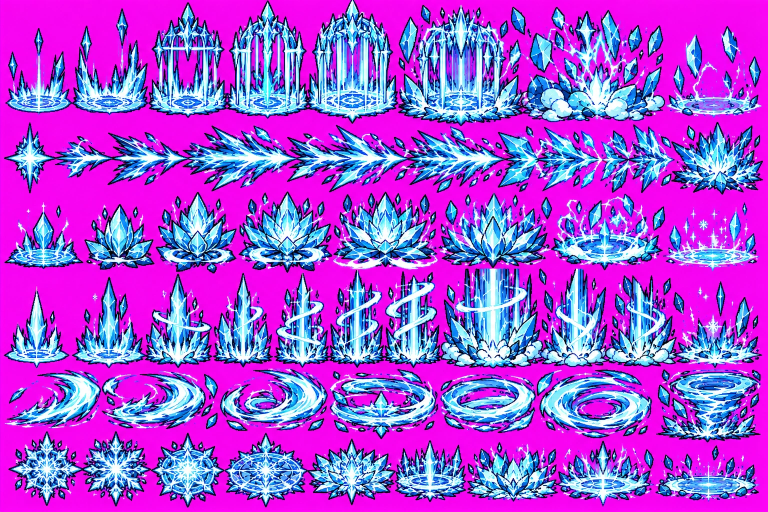
#> input picture assets/effects/_source/thien/bang-1.webp, 1536 x 1024 px, given in place of bang-1.webp.webp, which was not available (shown at 1/2 size)
$ python -i thien_fx.py   (imports and definitions only)
#> lines starting #> are read from the running program, lines starting #| are printed output that depends on the picture; after the words box and inside, x2 and y2 are one past the last pixel; in counts of white or black regions, pixels touching at a corner belong together; pictures that were not available may be replaced by others from this repository, and a replacement may not be noted
#> in rows_of, rgb is the input picture: shape (1024, 1536, 3); mean R, G, B 167.7, 77.8, 215.8
### tools/monster_sheets.py
"""Cắt các tấm quái chủ dự án gửi (23/10/2026) thành sprite trong game.

Nguồn: assets/monsters/_source/quai-<vùng>.webp — nền hồng, cột chữ tên bên trái, hàng chữ tiêu đề ở trên,
lưới 5 hàng (3 quái thường, tinh anh, boss) × 4 cột (đứng im, bước 1, bước 2, tấn công).
Âm Hư (quai-huvo): 5 hàng × 4 cột (khe nứt, vuốt, xoáy, khe nhỏ).

Ra:  assets/monsters/<mã>.webp (1 hàng 4 khung, cùng cỡ, chân thẳng hàng) + data/art/monster_sheets.json
     (fw, fh, body_h = chiều cao thân ở khung đứng im — tools/gen_balance.py dùng để đặt cỡ quái trong game).
Dùng: python3 -I tools/monster_sheets.py [xem-truoc.png]
"""
import json
import sys
from pathlib import Path

import numpy as np
from PIL import Image
from scipy import ndimage

SRC = Path('assets/monsters/_source')
OUT = Path('assets/monsters')
MANIFEST = Path('data/art/monster_sheets.json')
SCALE = 0.62  # thu nhỏ khi lưu (thân quái thường cao ~110 điểm ảnh — đủ nét khi phóng trên điện thoại)

# (tệp, mép phải cột chữ, mép dưới hàng tiêu đề, độ đậm màu, [mã từng hàng])
SHEETS = [
    ('xanh', 292, 58, 1.0, ['yeu-ho', 'thanh-xa', 'thach-giap', 'hac-lang-vuong', 'son-dong-lao-yeu']),
    ('cam', 292, 58, 1.0, ['huyet-sai', 'diem-xa', 'nham-giap', 'huyet-lang-vuong', 'hoa-vuc-ma-ton']),
    ('trang', 280, 52, 1.0, ['bang-ho', 'tuyet-ung', 'han-giap', 'bang-hon-tuong', 'tuyet-son-lao-to']),
    # Cổ Chiến Hồn… vẽ tông băng nhưng ở Vùng Xám Khói → giảm màu cho ra thép xám, giữ chút ánh lam
    ('xam', 278, 52, 0.42, ['co-chien-hon', 'doc-yeu', 'huyen-giap', 'thuong-co-chien-tuong', 'huyen-vuc-ma-ton']),
    ('than', 292, 56, 1.0, ['hac-vuc-yeu', 'hu-khong-thu', 'tan-the-giap', 'thuong-co-ma-tuong', 'hac-vuc-chu-te']),
    ('den', 272, 56, 1.0, ['tu-suong-yeu-ho', 'u-moc-thach-mang', 'co-ma-da-nhan-thu', 'tu-moc-yeu-than', 'u-suong-ma-hoang']),
    ('tim', 306, 58, 1.0, ['vinh-da-u-minh', 'luan-hoi-doan-menh', 'bat-diet-co-hon', 'phach-huyet-truong-sinh', 'quy-tich-vinh-hang']),
    ('huvo', 318, 8, 1.0, ['hac-am-phe-hon-gia', 'tich-diet-vo-tung-anh', 'u-lenh-huyet-sat-su', 'vinh-da-dao-anh-quy', 'tham-uyen-u-minh-ma']),
]


def key(rgb):
    """Nền hồng → trong suốt. Vùng hồng liền khối lớn = nền; mép mờ dần + khử ám hồng."""
    f = rgb.astype(np.float32)
    m = np.minimum(f[..., 0], f[..., 2]) - f[..., 1]
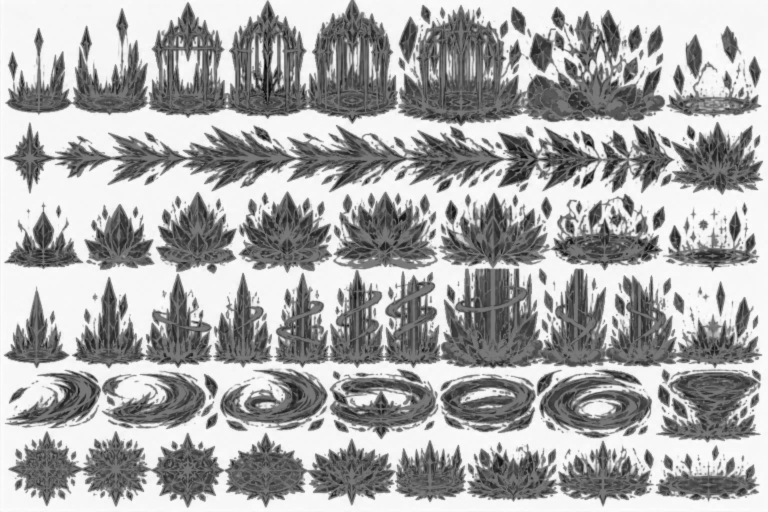
#> m: shape (1024, 1536) float32 (shown at 1/2 size); min -234, max 252, mean 87.1; drawn with min black and max white
    pinkish = m > 120
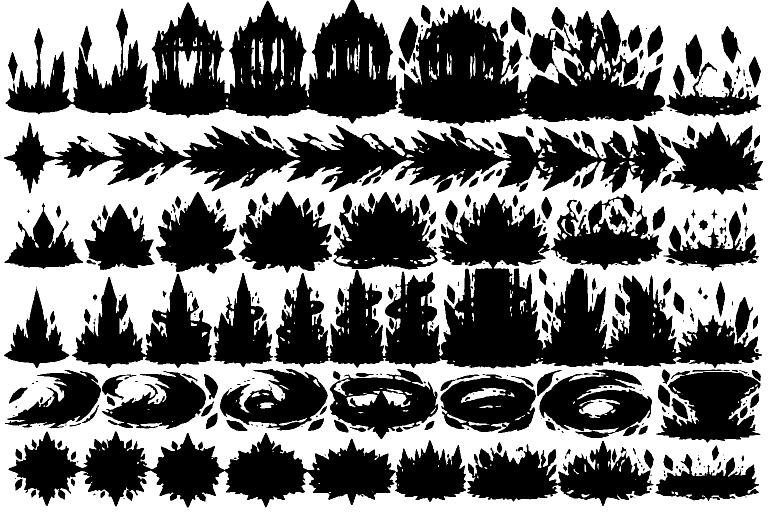
#> pinkish: shape (1024, 1536) bool (shown at 1/2 size); 47.8% white; 323 white regions (147 under 20 px), largest, box (x1, y1, x2, y2) and area: (0, 0, 1536, 1024) 725225, (1198, 398, 1284, 469) 2491, (356, 101, 395, 177) 2044
    lab, n = ndimage.label(pinkish)
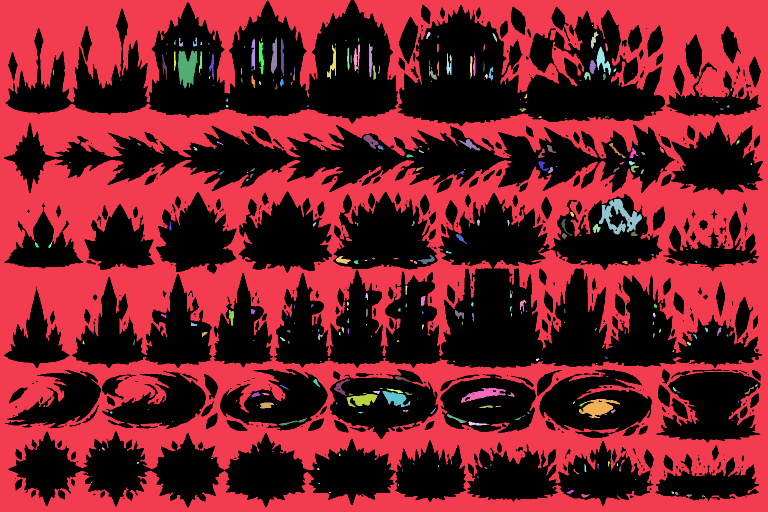
#> lab: shape (1024, 1536) int32 (shown at 1/2 size); 346 distinct labels, from 0 to 345; one colour per label, 0 black
#> n = 345
    sizes = ndimage.sum(np.ones_like(m), lab, range(1, n + 1))
#> sizes = 345 values, max 724970 at index 0, min 1 at index 6, mean 2178.3
    big = np.isin(lab, 1 + np.flatnonzero(sizes > 1500))
#> big: shape (1024, 1536) bool; 46.5% white; 4 white regions, box (x1, y1, x2, y2) and area: (0, 0, 1536, 1024) 724970, (1198, 398, 1284, 469) 2491, (356, 101, 395, 177) 2044, (1158, 798, 1240, 836) 1625
    bg = big | (m > 185)
#> bg: shape (1024, 1536) bool; 47.1% white; 200 white regions (113 under 20 px), largest, box (x1, y1, x2, y2) and area: (0, 0, 1536, 1024) 724970, (1198, 398, 1284, 469) 2491, (356, 101, 395, 177) 2044
    alpha = np.where(bg, 0.0, 1.0)
    edge = ~bg & ndimage.binary_dilation(bg, iterations=2)
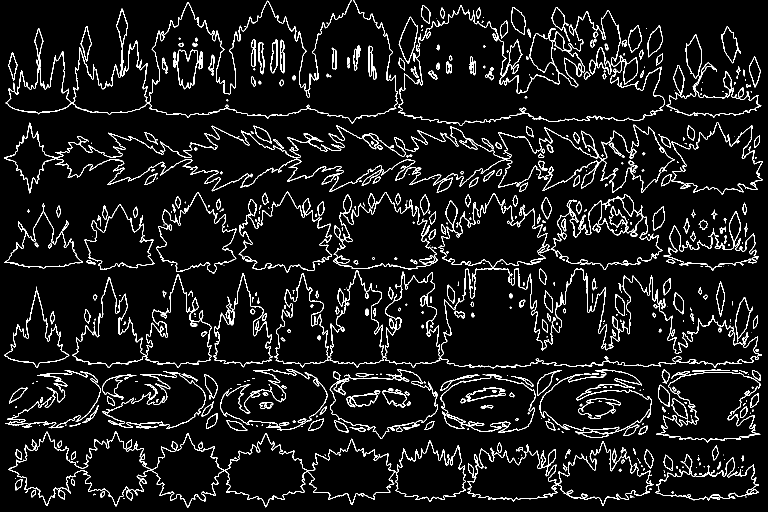
#> edge: shape (1024, 1536) bool (shown at 1/2 size); 8% white in thin lines or dots
    alpha[edge] = np.clip((185 - m[edge]) / (185 - 70), 0, 1)
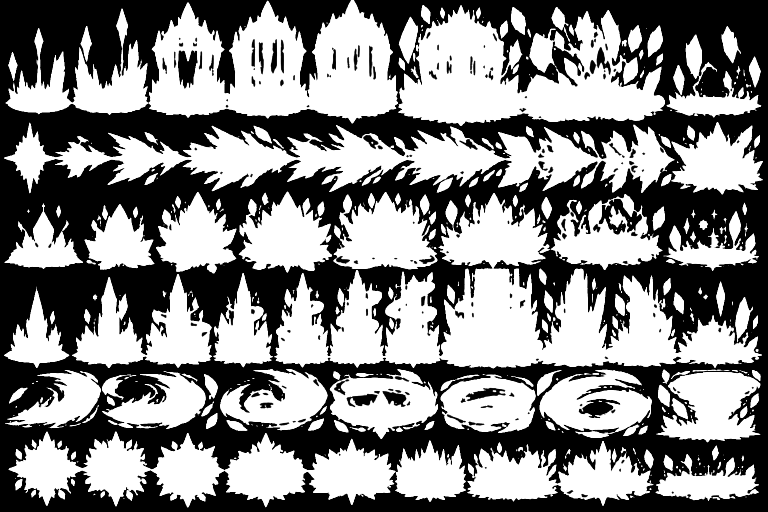
#> alpha: shape (1024, 1536) float64 (shown at 1/2 size); min 0, max 1, mean 0.52
    bgc = np.median(rgb[bg], axis=0).astype(np.float32) if bg.any() else np.array([248, 3, 248], np.float32)
#> bgc = [247, 4, 240]
    a = np.maximum(alpha, 0.05)[..., None]
    fg = np.where(alpha[..., None] < 1, (f - (1 - a) * bgc) / a, f)
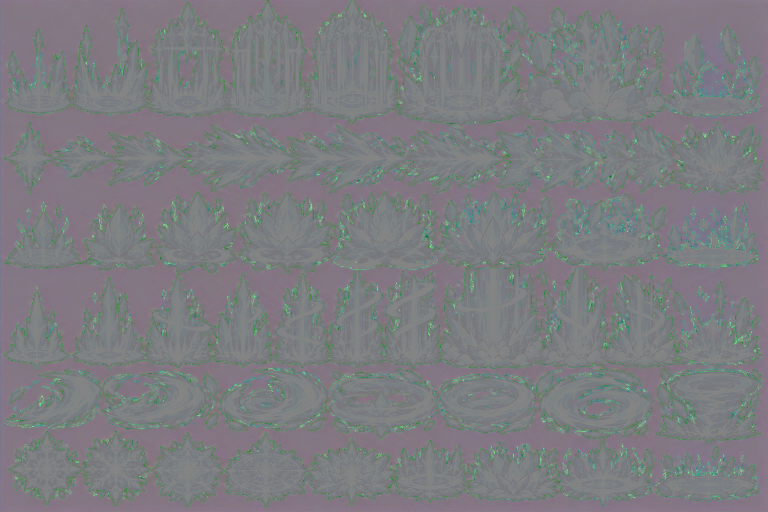
#> fg: shape (1024, 1536, 3) float64 (shown at 1/2 size); mean R, G, B 104, 117.3, 188.4; drawn with min black and max white
    return fg.clip(0, 255).astype(np.uint8), (alpha * 255).astype(np.uint8)


# [131 lines left out: functions kill_lines, cuts, main_parts, body_box, desat, cut_sheet and 2 more, not called in this run]


# [2 lines that do not run on import are left out]

### tools/thien_fx.py
"""Hiệu ứng 6 bộ kỹ năng Thiên hệ (chủ dự án 24/10/2026): 8 tấm nền hồng, mỗi hàng = 1 hoạt ảnh (khung từ trái sang phải).
Nguồn: assets/effects/_source/thien/<hệ>-<n>.webp. Hàng tách theo khoảng trống ngang; khung tách theo khoảng trống dọc,
khung dính nhau thì chia đều theo bề rộng trung bình của hàng.
Dùng:
  python3 -I tools/thien_fx.py list <thư mục>   → ảnh đánh số hàng.khung để chọn
  python3 -I tools/thien_fx.py build            → assets/effects/v2/t.<mã>.webp + data/art/sprites.json → fx + icon nút kỹ năng
"""
import json
import sys
from pathlib import Path

import numpy as np
from PIL import Image, ImageDraw
from scipy import ndimage

sys.path.insert(0, str(Path(__file__).parent))
from monster_sheets import key, cuts  # noqa: E402
from fx_sheets import runs  # noqa: E402

SRC = Path('assets/effects/_source/thien')
OUT = Path('assets/effects/v2')
ICONS = Path('assets/ui/skills')
SPRITES = Path('data/art/sprites.json')
MAXH = 150
NROWS = {'quang-1': 4, 'quang-2': 5, 'loi-1': 5, 'loi-2': 6, 'bang-1': 6, 'phong-1': 6, 'hu-1': 6, 'thoi-1': 6}  # số hàng mỗi tấm (đếm trên ảnh)
SHEETS = list(NROWS)
MANUAL = {('bang-1', 2): [10, 166, 310, 476, 666, 878, 1104, 1332, 1520]}  # ranh giới khung đo tay khi khung dính nhau
NFR = {('quang-1', 0): 9, ('quang-1', 1): 9, ('quang-1', 2): 8, ('quang-1', 3): 8, ('quang-2', 0): 10, ('quang-2', 1): 8, ('quang-2', 2): 1, ('quang-2', 3): 8, ('quang-2', 4): 7, ('loi-1', 0): 8, ('loi-1', 1): 7, ('loi-1', 2): 6, ('loi-1', 3): 8, ('loi-1', 4): 7, ('loi-2', 0): 6, ('loi-2', 1): 1, ('loi-2', 2): 8, ('loi-2', 3): 7, ('loi-2', 4): 8, ('loi-2', 5): 9, ('bang-1', 0): 8, ('bang-1', 1): 1, ('bang-1', 2): 8, ('bang-1', 3): 12, ('bang-1', 4): 7, ('bang-1', 5): 9, ('phong-1', 0): 6, ('phong-1', 1): 1, ('phong-1', 2): 7, ('phong-1', 3): 9, ('phong-1', 4): 7, ('phong-1', 5): 10, ('hu-1', 0): 8, ('hu-1', 1): 8, ('hu-1', 2): 10, ('hu-1', 3): 8, ('hu-1', 4): 7, ('hu-1', 5): 9, ('thoi-1', 0): 9, ('thoi-1', 1): 9, ('thoi-1', 2): 9, ('thoi-1', 3): 8, ('thoi-1', 4): 9, ('thoi-1', 5): 8}  # (tấm, hàng) → số khung (đếm trên ảnh); khung đặt ở các khe thấp nhất


# [32 lines left out: functions best_cuts, greedy_cuts, not called in this run]


def rows_of(name):
    """Hàng: cắt ở các thung lũng ngang (biết trước số hàng). Điểm ảnh thuộc hàng theo tâm vùng liền của nó (không lẹm hàng kề).
    Khung trong hàng: đoạn ngăn bởi cột trống; mảnh hẹp nhập vào khung bên cạnh."""
    rgb = np.asarray(Image.open(SRC / f'{name}.webp').convert('RGB'))
    rgb, alpha = key(rgb)
    alpha = alpha.copy(); alpha[:6] = 0; alpha[-6:] = 0; alpha[:, :6] = 0; alpha[:, -6:] = 0  # mép ảnh có viền mờ
    solid = alpha > 40
#> solid: shape (1024, 1536) bool; 52.8% white; 180 black regions (70 under 20 px), largest, box (x1, y1, x2, y2) and area: (0, 0, 1536, 1024) 725050, (1198, 398, 1284, 469) 2491, (356, 101, 395, 177) 2044
    lab, n = ndimage.label(solid)
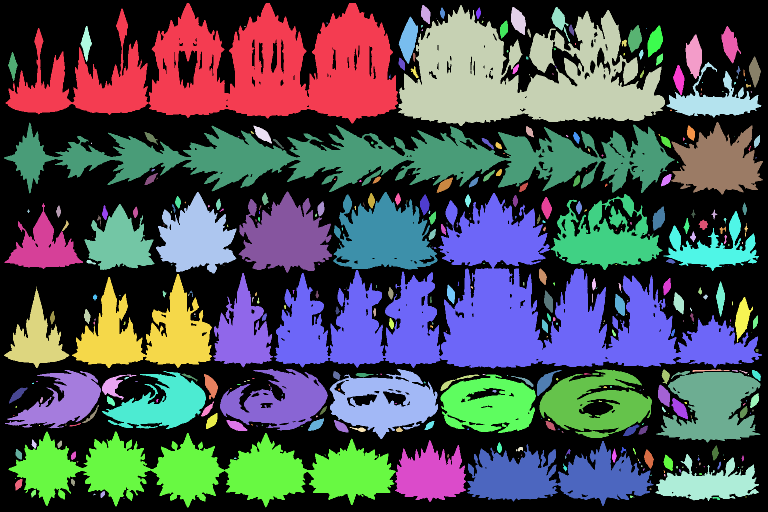
#> lab: shape (1024, 1536) int32 (shown at 1/2 size); 443 distinct labels, from 0 to 442; one colour per label, 0 black
#> n = 442
    cy = np.array(ndimage.center_of_mass(solid, lab, range(1, n + 1)))[:, 0] if n else np.zeros(0)
#> cy = 442 values, max 996.5 at index 441, min 25.93 at index 5, mean 563.6
    occ = solid.sum(axis=1).astype(float); ys = np.flatnonzero(occ > 10)
#> after `occ = solid.sum(axis=1).astype(float)`: occ = 1024 values, max 1491 at index 712, min 0 at index 0, mean 810.3
#> after `ys = np.flatnonzero(occ > 10)`: ys = 1005 values from 6 to 1012
#> (the run stopped early here; a loop or call above may not have finished)
